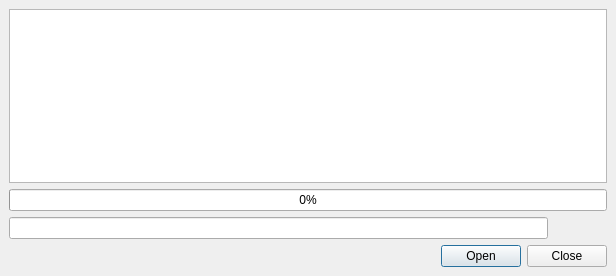
<?xml version="1.0" encoding="UTF-8"?>
<ui version="4.0">
 <class>mainDialog</class>
 <widget class="QMainWindow" name="mainDialog">
  <property name="geometry">
   <rect>
    <x>0</x>
    <y>0</y>
    <width>616</width>
    <height>276</height>
   </rect>
  </property>
  <property name="windowTitle">
   <string/>
  </property>
  <property name="windowIcon">
   <iconset resource="resource.qrc">
    <normaloff>:/icons/main.png</normaloff>:/icons/main.png</iconset>
  </property>
  <widget class="QWidget" name="centralwidget">
   <layout class="QGridLayout" name="gridLayout_2">
    <item row="0" column="0">
     <widget class="QTableView" name="tableView">
      <property name="contextMenuPolicy">
       <enum>Qt::NoContextMenu</enum>
      </property>
      <property name="editTriggers">
       <set>QAbstractItemView::NoEditTriggers</set>
      </property>
      <property name="dragDropMode">
       <enum>QAbstractItemView::NoDragDrop</enum>
      </property>
      <property name="defaultDropAction">
       <enum>Qt::IgnoreAction</enum>
      </property>
      <property name="selectionMode">
       <enum>QAbstractItemView::NoSelection</enum>
      </property>
      <property name="gridStyle">
       <enum>Qt::SolidLine</enum>
      </property>
      <property name="cornerButtonEnabled">
       <bool>true</bool>
      </property>
      <attribute name="horizontalHeaderVisible">
       <bool>false</bool>
      </attribute>
      <attribute name="horizontalHeaderDefaultSectionSize">
       <number>100</number>
      </attribute>
      <attribute name="horizontalHeaderHighlightSections">
       <bool>false</bool>
      </attribute>
      <attribute name="horizontalHeaderStretchLastSection">
       <bool>true</bool>
      </attribute>
      <attribute name="verticalHeaderVisible">
       <bool>false</bool>
      </attribute>
      <attribute name="verticalHeaderHighlightSections">
       <bool>false</bool>
      </attribute>
     </widget>
    </item>
    <item row="1" column="0">
     <widget class="QProgressBar" name="progressBar">
      <property name="value">
       <number>0</number>
      </property>
     </widget>
    </item>
    <item row="2" column="0">
     <layout class="QGridLayout" name="gridLayout">
      <item row="0" column="0">
       <widget class="QLineEdit" name="lineEdit"/>
      </item>
      <item row="0" column="1">
       <widget class="QLabel" name="labelRes">
        <property name="text">
         <string/>
        </property>
       </widget>
      </item>
      <item row="0" column="2">
       <widget class="QPushButton" name="pushButton">
        <property name="enabled">
         <bool>true</bool>
        </property>
        <property name="minimumSize">
         <size>
          <width>16</width>
          <height>16</height>
         </size>
        </property>
        <property name="text">
         <string/>
        </property>
        <property name="autoDefault">
         <bool>false</bool>
        </property>
        <property name="flat">
         <bool>true</bool>
        </property>
       </widget>
      </item>
     </layout>
    </item>
    <item row="3" column="0">
     <widget class="QDialogButtonBox" name="buttonBox">
      <property name="orientation">
       <enum>Qt::Horizontal</enum>
      </property>
      <property name="standardButtons">
       <set>QDialogButtonBox::Close|QDialogButtonBox::Open</set>
      </property>
     </widget>
    </item>
   </layout>
  </widget>
 </widget>
 <resources>
  <include location="resource.qrc"/>
 </resources>
 <connections/>
</ui>
